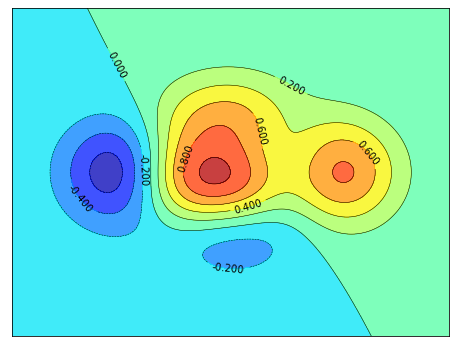

Here is the Python script that generated this plot:
# -----------------------------------------------------------------------------
# Copyright (c) 2015, Nicolas P. Rougier. All Rights Reserved.
# Distributed under the (new) BSD License. See LICENSE.txt for more info.
# -----------------------------------------------------------------------------

#!/usr/bin/env python3

#等高线图

import numpy as np
import matplotlib.pyplot as plt

def f(x,y):
    return (1-x/2+x**5+y**3)*np.exp(-x**2-y**2)

n = 256
x = np.linspace(-3,3,n)
y = np.linspace(-3,3,n)
X,Y = np.meshgrid(x,y) #从坐标向量返回坐标矩阵

plt.axes([0.025,0.025,0.95,0.95]) #设置坐标轴

#plt.contourf(X, Y, f(X,Y), 8, alpha=.75, cmap=plt.cm.hot)
plt.contourf(X, Y, f(X, Y), 8, alpha=.75, cmap='jet') #绘制轮廓
C = plt.contour(X, Y, f(X,Y), 8, colors='black', linewidths=.5) #绘制等高线
plt.clabel(C, inline=1, fontsize=10) #标记等高线图

plt.xticks([]), plt.yticks([])
#plt.savefig('./contour_ex.png',dpi=72)# 以分辨率 72 来保存图片
plt.show()
